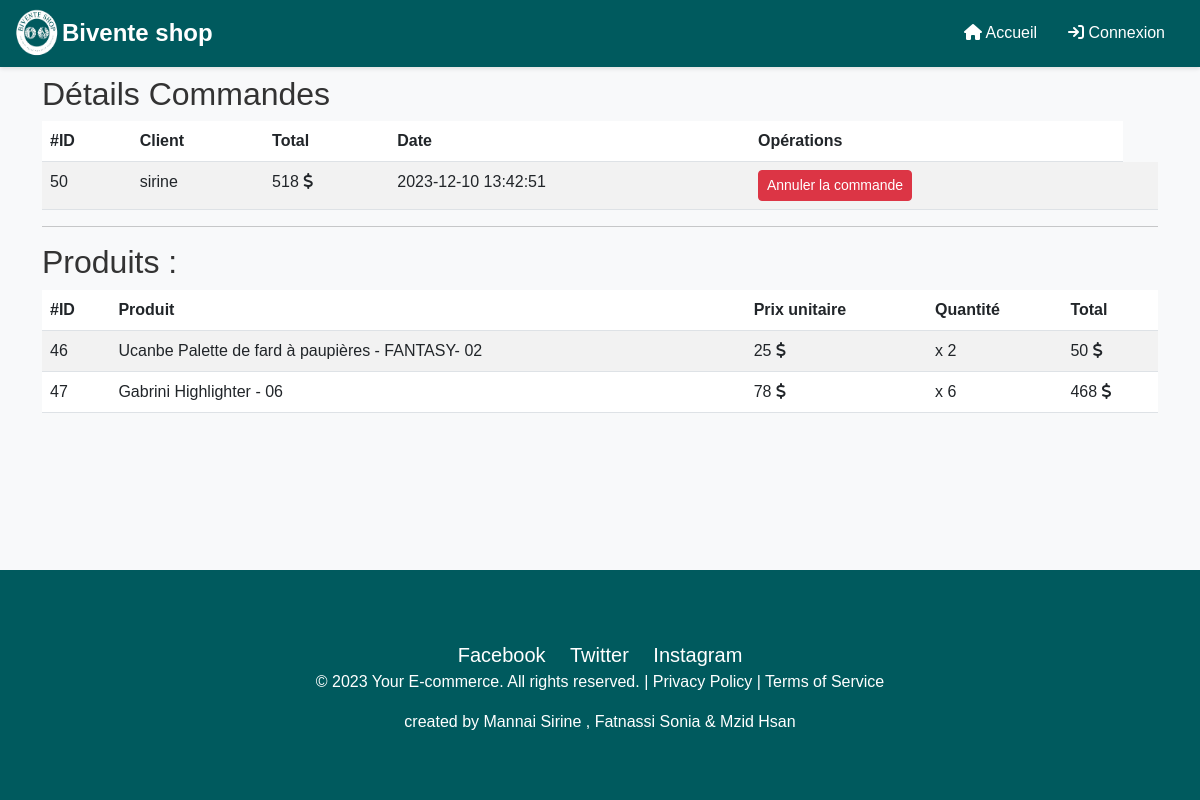
/back/commande.php?id=50, run on the app's committed database.
### tables this page shows
CREATE TABLE IF NOT EXISTS `commande` (
  `id` int NOT NULL AUTO_INCREMENT,
  `id_client` int NOT NULL,
  `total` decimal(10,0) NOT NULL,
  `valide` int NOT NULL DEFAULT '0',
  `date_creation` datetime NOT NULL DEFAULT CURRENT_TIMESTAMP,
  PRIMARY KEY (`id`),
  KEY `id_client` (`id_client`)
);

CREATE TABLE IF NOT EXISTS `utilisateur` (
  `id` int NOT NULL AUTO_INCREMENT,
  `login` varchar(100) NOT NULL,
  `password` varchar(150) NOT NULL,
  `date_creation` date NOT NULL,
  PRIMARY KEY (`id`)
);

CREATE TABLE IF NOT EXISTS `ligne_commande` (
  `id` int NOT NULL AUTO_INCREMENT,
  `id_produit` int NOT NULL,
  `id_commande` int NOT NULL,
  `prix` decimal(10,0) NOT NULL,
  `quantite` int NOT NULL,
  `total` decimal(10,0) NOT NULL,
  PRIMARY KEY (`id`),
  KEY `id_produit` (`id_produit`),
  KEY `id_commande` (`id_commande`)
);

CREATE TABLE IF NOT EXISTS `produit` (
  `id` int NOT NULL AUTO_INCREMENT,
  `libelle` varchar(100) NOT NULL,
  `prix` decimal(10,0) NOT NULL,
  `discount` int NOT NULL,
  `id_categorie` int NOT NULL,
  `date_creation` datetime NOT NULL,
  `description` varchar(255) NOT NULL,
  `image` varchar(150) NOT NULL,
  PRIMARY KEY (`id`),
  KEY `id_categorie` (`id_categorie`)
);

### back/commande.php (the view, shortened to what this page needs)
<?php
require_once '../include/database.php';
$idCommande = $_GET['id'];
$sqlState = $pdo->prepare('SELECT commande.*,utilisateur.login as "login" FROM commande
            INNER JOIN utilisateur ON commande.id_client = utilisateur.id
                                               WHERE commande.id = ?
                                               ORDER BY commande.date_creation DESC');
$sqlState->execute([$idCommande]);
$commande = $sqlState->fetch(PDO::FETCH_ASSOC);
?>
<!doctype html>
<html lang="en">
<head>
    <?php include '../include/head_front.php' ?>
</head>
<body>
<?php include 'nav-admin.php' ?>
<div class="container py-2">
    <h2>Détails Commandes</h2>
    <table class="table table-striped table-hover">
        <thead>
        <tr>
            <th>#ID</th>
            <th>Client</th>
            <th>Total</th>
            <th>Date</th>
            <th>Opérations</th>
        </tr>
        </thead>
        <tbody>
        <?php
        $sqlStateLigneCommandes = $pdo->prepare('SELECT ligne_commande.*,produit.libelle,produit.image from ligne_commande
                                                        INNER JOIN produit ON ligne_commande.id_produit = produit.id
                                                        WHERE id_commande = ?
                                                        ');
        $sqlStateLigneCommandes->execute([$idCommande]);
        $lignesCommandes = $sqlStateLigneCommandes->fetchAll(PDO::FETCH_OBJ);
        ?>
        <tr>
            <td><?php echo $commande['id'] ?></td>
            <td><?php echo $commande['login'] ?></td>
            <td><?php echo $commande['total'] ?> <i class="fa fa-solid fa-dollar"></i></td>
            <td><?php echo $commande['date_creation'] ?></td>
            <td>
                <?php if ($commande['valide'] == 0) : ?>
                    <a class="btn btn-success btn-sm" href="valider_commande.php?id=<?= $commande['id']?>&etat=1">Valider la commande</a>
                <?php else: ?>
                    <a class="btn btn-danger btn-sm" href="valider_commande.php?id=<?= $commande['id']?>&etat=0">Annuler la commande</a>
                <?php endif; ?>
            </td>
            <td>
            </td>
        </tr>
        </tbody>
    </table>
    <hr>
    <h2>Produits : </h2>
    <table class="table table-striped table-hover">
        <thead>
        <tr>
            <th>#ID</th>
            <th>Produit</th>
            <th>Prix unitaire</th>
            <th>Quantité</th>
            <th>Total</th>
        </tr>
        </thead>
        <tbody>
        <?php foreach ($lignesCommandes as $lignesCommande) : ?>
            <tr>
                <td><?php echo $lignesCommande->id ?></td>
                <td><?php echo $lignesCommande->libelle ?></td>
                <td><?php echo $lignesCommande->prix ?> <i class="fa fa-solid fa-dollar"></i></td>
                <td>x <?php echo $lignesCommande->quantite ?></td>
                <td><?php echo $lignesCommande->total ?> <i class="fa fa-solid fa-dollar"></i></td>
            </tr>
        <?php endforeach; ?>
        </tbody>
    </table>
</div>
<div id="footer" class="text-center" style="background-color: #005a5e ; color: white; padding: 10px 0; position: absolute; bottom: 0; width: 100%;">
        <?php include('footer.php'); ?>
    </div>
</body>
</html>

### back/commande.php (style rules this page uses)
#footer { background-color: #005a5e ; color: white; padding: 10px 0; position: absolute; bottom: 0; width: 100%; }

### back/nav-admin.php (style rules this page uses)
body { font-family: 'Montserrat', sans-serif; background-color: #f8f9fa; margin: 0; padding: 0; color: #333; }

### back/footer.php (style rules this page uses)
body { margin: 0; padding: 0; font-family: Arial, sans-serif; }

### data on the page
commande: id "50", utilisateur.login "sirine", total "518", date_creation "2023-12-10 13:42:51"
ligne_commande: id "46", id_produit.libelle "Ucanbe Palette de fard à paupières - FANTASY- 02", prix "25", quantite "2", total "50"
ligne_commande: id "47", id_produit.libelle "Gabrini Highlighter - 06", prix "78", quantite "6", total "468"
